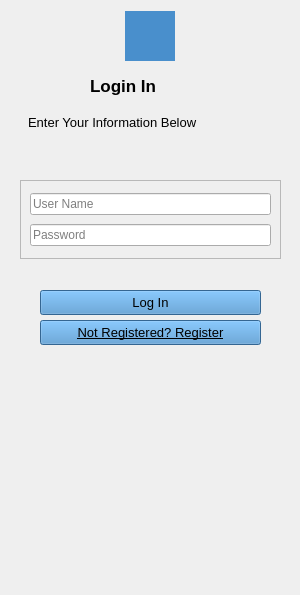
                  <widget class="QWidget" name="loginPage">
                   <property name="minimumSize">
                    <size>
                     <width>300</width>
                     <height>595</height>
                    </size>
                   </property>
                   <property name="maximumSize">
                    <size>
                     <width>300</width>
                     <height>595</height>
                    </size>
                   </property>
                   <property name="sizeIncrement">
                    <size>
                     <width>300</width>
                     <height>0</height>
                    </size>
                   </property>
                   <widget class="QLabel" name="label_21">
                    <property name="geometry">
                     <rect>
                      <x>125</x>
                      <y>11</y>
                      <width>50</width>
                      <height>50</height>
                     </rect>
                    </property>
                    <property name="minimumSize">
                     <size>
                      <width>50</width>
                      <height>50</height>
                     </size>
                    </property>
                    <property name="maximumSize">
                     <size>
                      <width>50</width>
                      <height>50</height>
                     </size>
                    </property>
                    <property name="styleSheet">
                     <string notr="true">background-color: rgb(73, 143, 204);</string>
                    </property>
                    <property name="text">
                     <string/>
                    </property>
                    <property name="pixmap">
                     <pixmap resource="icons.qrc">:/icons/icons/LogIn.png</pixmap>
                    </property>
                    <property name="scaledContents">
                     <bool>true</bool>
                    </property>
                   </widget>
                   <widget class="QLabel" name="label_20">
                    <property name="geometry">
                     <rect>
                      <x>10</x>
                      <y>110</y>
                      <width>257</width>
                      <height>25</height>
                     </rect>
                    </property>
                    <property name="font">
                     <font>
                      <pointsize>10</pointsize>
                     </font>
                    </property>
                    <property name="styleSheet">
                     <string notr="true"/>
                    </property>
                    <property name="text">
                     <string>     Enter Your Information Below</string>
                    </property>
                   </widget>
                   <widget class="QFrame" name="frame_12">
                    <property name="geometry">
                     <rect>
                      <x>20</x>
                      <y>180</y>
                      <width>261</width>
                      <height>79</height>
                     </rect>
                    </property>
                    <property name="frameShape">
                     <enum>QFrame::StyledPanel</enum>
                    </property>
                    <property name="frameShadow">
                     <enum>QFrame::Raised</enum>
                    </property>
                    <layout class="QVBoxLayout" name="verticalLayout_24">
                     <item>
                      <widget class="QLineEdit" name="line_edit_username">
                       <property name="placeholderText">
                        <string>User Name</string>
                       </property>
                      </widget>
                     </item>
                     <item>
                      <widget class="QLineEdit" name="line_edit_password">
                       <property name="placeholderText">
                        <string>Password</string>
                       </property>
                      </widget>
                     </item>
                    </layout>
                   </widget>
                   <widget class="QLabel" name="label_19">
                    <property name="geometry">
                     <rect>
                      <x>90</x>
                      <y>70</y>
                      <width>110</width>
                      <height>31</height>
                     </rect>
                    </property>
                    <property name="font">
                     <font>
                      <pointsize>13</pointsize>
                      <weight>75</weight>
                      <bold>true</bold>
                     </font>
                    </property>
                    <property name="styleSheet">
                     <string notr="true"/>
                    </property>
                    <property name="text">
                     <string>Login In</string>
                    </property>
                   </widget>
                   <widget class="QPushButton" name="pushButton_4">
                    <property name="geometry">
                     <rect>
                      <x>40</x>
                      <y>290</y>
                      <width>221</width>
                      <height>25</height>
                     </rect>
                    </property>
                    <property name="font">
                     <font>
                      <pointsize>10</pointsize>
                     </font>
                    </property>
                    <property name="styleSheet">
                     <string notr="true">background-color: rgb(73, 143, 204);</string>
                    </property>
                    <property name="text">
                     <string>Log In</string>
                    </property>
                   </widget>
                   <widget class="QPushButton" name="pushButton_9">
                    <property name="geometry">
                     <rect>
                      <x>40</x>
                      <y>320</y>
                      <width>221</width>
                      <height>25</height>
                     </rect>
                    </property>
                    <property name="font">
                     <font>
                      <pointsize>10</pointsize>
                      <underline>true</underline>
                     </font>
                    </property>
                    <property name="styleSheet">
                     <string notr="true">background-color: rgb(73, 143, 204);</string>
                    </property>
                    <property name="text">
                     <string>Not Registered? Register</string>
                    </property>
                   </widget>
                  </widget>
